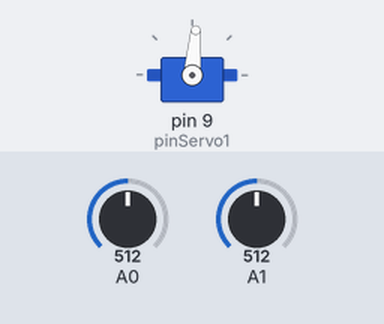
This sketch was run on a simulated Arduino Uno, built with avr-gcc and run on an emulated ATmega328P. On the bench: servo. The test bench sets the inputs (shaded band); at power-on: A0 = 512, A1 = 512.

Above: at 1.26 s.
1.3 s: A0 set to 306
At 3.82 s:
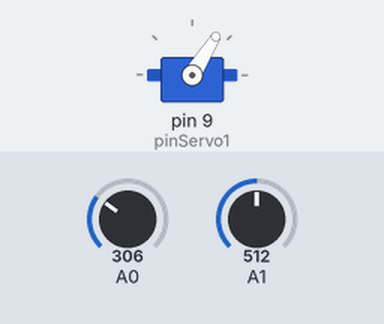
4.3 s: A0 set to 0
At 5.05 s:
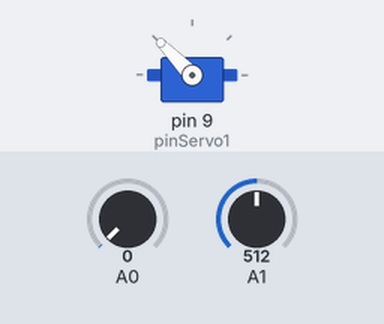
7.3 s: A1 set to 306
At 9.55 s:
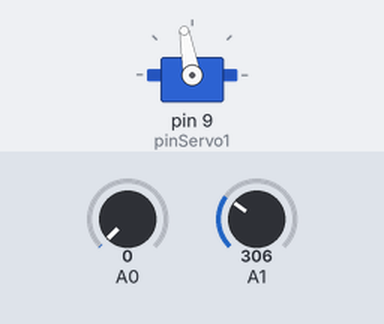
10.3 s: A1 set to 122
At 11.38 s:
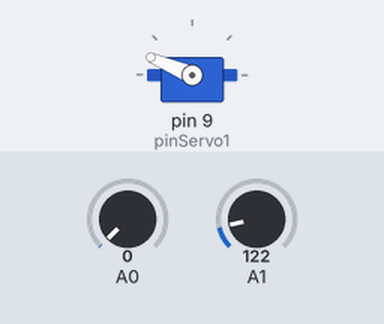
13.3 s: A1 set to 0
16.3 s: A0 set to 122
Timing chart, 0 to 20.3 s (numbered marks = the images above; inputs shaded):
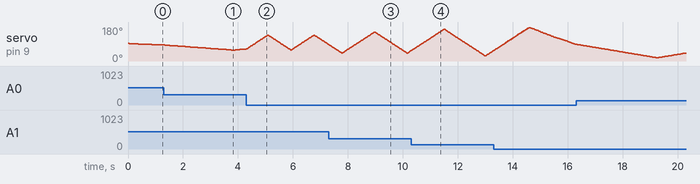

The sketch:

ServoAsync.ino
```cpp
#include <Servo.h>
//=======================//
//======Vars Servo 1=====//
//======================//
Servo MyServo1;
int pinServo1 = 9;
long positionServo1 = 1500;
int directionServo1 = 0; // 0-left - 1-right
unsigned long previousMillis1 = 0;
unsigned long await1 = 1;//
unsigned long range1 = 0;//

//======Vars Global=====//
unsigned long currentMillis = 0;

void setup()
{
	MyServo1.attach(pinServo1);
	MyServo1.writeMicroseconds(1500); // set servo to mid-point
}

void loop()
{
  currentMillis = millis();
	trajectoryServo1();
}

//=======================//
//======Servo 1 rutina=====//
//======================//

void trajectoryServo1()
{


  int potAwait = analogRead(A0); //lectura analógica

  await1 = map(potAwait,0,1023,0,30); //función map para escalamiento

	if (currentMillis - previousMillis1 > await1)
	{
    int potRange = analogRead(A1); //lectura analógica
    range1 = map(potRange,0,1023,0,840);

		if (directionServo1 == 0)
		{
			positionServo1--;
			MyServo1.writeMicroseconds(positionServo1);
			if (positionServo1 < (720+range1))
			{
				directionServo1 = 1;
			}
		}

		if (directionServo1 == 1)
		{
			positionServo1++;
			MyServo1.writeMicroseconds(positionServo1);
			if (positionServo1 > (2380-range1))
			{
				directionServo1 = 0;
			}
		}
		previousMillis1 = currentMillis;
	}
}
```
